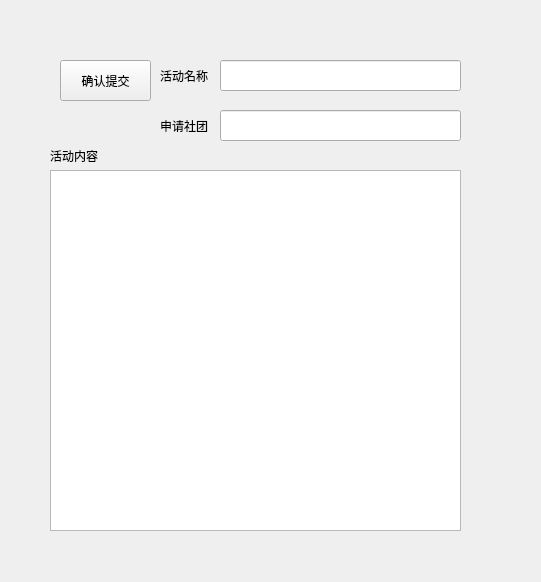
<?xml version="1.0" encoding="UTF-8"?>
<ui version="4.0">
 <class>Application</class>
 <widget class="QWidget" name="Application">
  <property name="geometry">
   <rect>
    <x>0</x>
    <y>0</y>
    <width>541</width>
    <height>582</height>
   </rect>
  </property>
  <property name="windowTitle">
   <string>Form</string>
  </property>
  <widget class="QLineEdit" name="actname">
   <property name="geometry">
    <rect>
     <x>220</x>
     <y>60</y>
     <width>241</width>
     <height>31</height>
    </rect>
   </property>
  </widget>
  <widget class="QLabel" name="label">
   <property name="geometry">
    <rect>
     <x>160</x>
     <y>70</y>
     <width>54</width>
     <height>12</height>
    </rect>
   </property>
   <property name="text">
    <string>活动名称</string>
   </property>
  </widget>
  <widget class="QLabel" name="label_2">
   <property name="geometry">
    <rect>
     <x>50</x>
     <y>150</y>
     <width>54</width>
     <height>12</height>
    </rect>
   </property>
   <property name="text">
    <string>活动内容</string>
   </property>
  </widget>
  <widget class="QPushButton" name="confirmSubmission">
   <property name="geometry">
    <rect>
     <x>60</x>
     <y>60</y>
     <width>91</width>
     <height>41</height>
    </rect>
   </property>
   <property name="text">
    <string>确认提交</string>
   </property>
  </widget>
  <widget class="QLineEdit" name="lineEdit">
   <property name="geometry">
    <rect>
     <x>220</x>
     <y>110</y>
     <width>241</width>
     <height>31</height>
    </rect>
   </property>
  </widget>
  <widget class="QLabel" name="label_3">
   <property name="geometry">
    <rect>
     <x>160</x>
     <y>120</y>
     <width>54</width>
     <height>12</height>
    </rect>
   </property>
   <property name="text">
    <string>申请社团</string>
   </property>
  </widget>
  <widget class="QTextEdit" name="actcontent">
   <property name="geometry">
    <rect>
     <x>50</x>
     <y>170</y>
     <width>411</width>
     <height>361</height>
    </rect>
   </property>
  </widget>
 </widget>
 <resources/>
 <connections/>
</ui>
